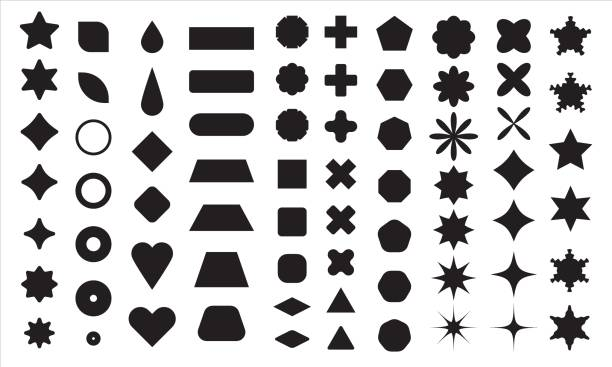
#> input picture L4/forme.jpg, 612 x 367 px
$ python 'extragere plus etichetare pt pixelii din contur.py'
#> lines starting #> are read from the running program, lines starting #| are printed output that depends on the picture; after the words box and inside, x2 and y2 are one past the last pixel; in counts of white or black regions, pixels touching at a corner belong together
# -*- coding: utf-8 -*-
"""
Created on Tue Apr  9 14:35:54 2024

@author: Laborator
"""


import numpy as np
from skimage import io, measure, color
import matplotlib.pyplot as plt
from scipy import signal

plt.close('all')

L=256


img=io.imread('forme.jpg')
#> img is the input picture: shape (367, 612, 3); mean R, G, B 201.3, 200.5, 200.8
dims=np.shape(img)
#> dims = (367, 612, 3)

img=img[:,:,1]
#> img: shape (367, 612)
dims=np.shape(img)
#> dims = (367, 612)

print(dims)
#| (367, 612)

Lines=dims[0]
#> Lines = 367
Columns=dims[1]
#> Columns = 612

Y=img[0:Lines,0:Columns]
fzx=signal.convolve2d(Y,np.array([[0,-1,0],[0,0,0],[0,1,0]]),boundary='symm', mode='same')
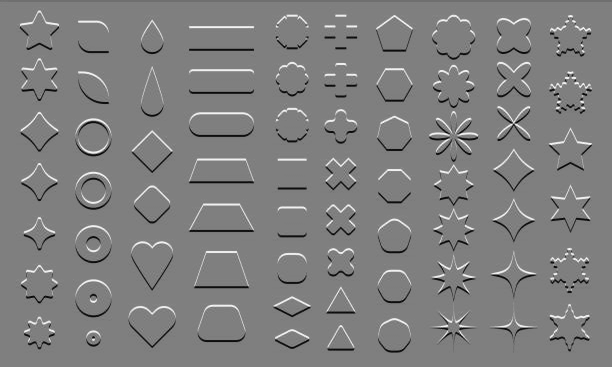
#> fzx: shape (367, 612) int64; min -248, max 249, mean -0.2; drawn with min black and max white
fzy=signal.convolve2d(Y,np.array([[0,0,0],[-1,0,1],[0,0,0]]),boundary='symm', mode='same')
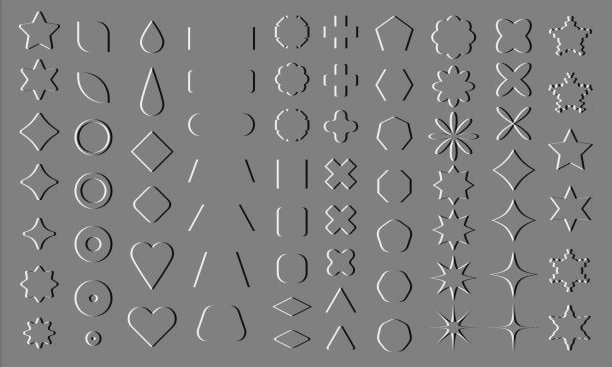
#> fzy: shape (367, 612) int64; min -255, max 252, mean -0.1; drawn with min black and max white
gradY=np.abs(fzx)+np.abs(fzy)
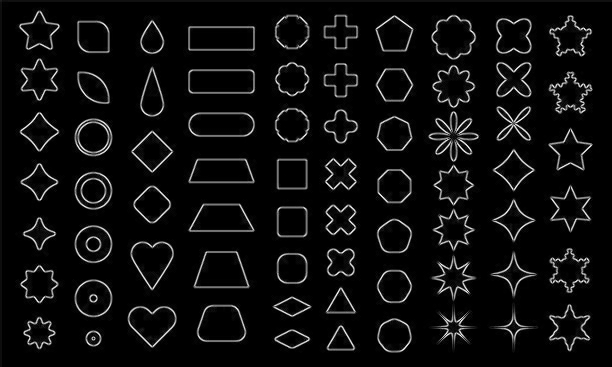
#> gradY: shape (367, 612) int64; min 0, max 464, mean 25.9; drawn with min black and max white
plt.figure(),plt.imshow(gradY,cmap='gray'),plt.colorbar(),plt.show()
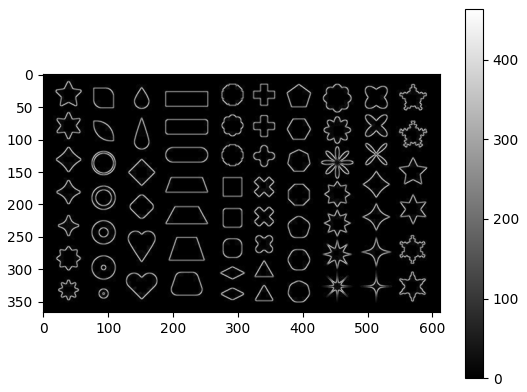
#> figure drawn by matplotlib, 2 panels

gradY=gradY>100
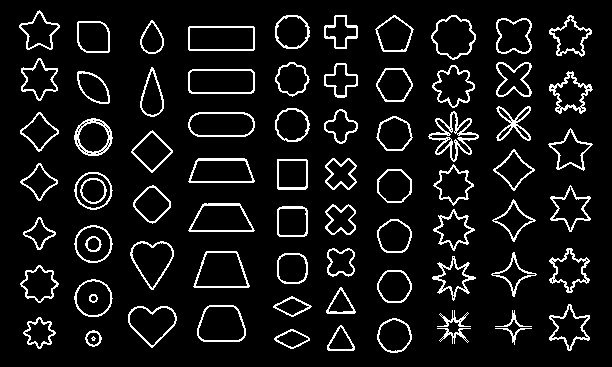
#> gradY: shape (367, 612) bool; 8.5% white in thin lines or dots, all inside (x1, y1, x2, y2) = (19, 10, 593, 353)
plt.figure(),plt.imshow(gradY,cmap='gray'),plt.show()
[LabelImage,nums]=measure.label(gradY,return_num='True')
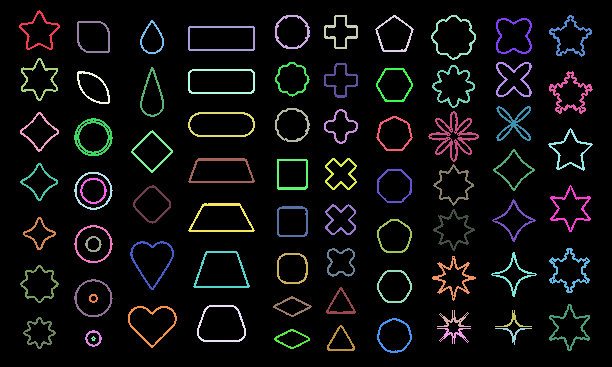
#> LabelImage: shape (367, 612) int32; 77 distinct labels, from 0 to 76; one colour per label, 0 black
#> nums = 76
print(nums)
#| 76
plt.figure(),plt.imshow(LabelImage,cmap="jet"),plt.colorbar(),plt.show()
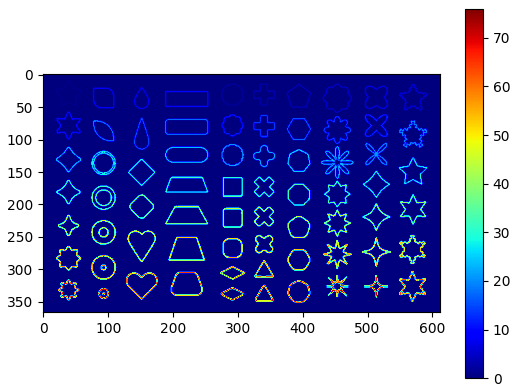
#> figure drawn by matplotlib, 2 panels


##### determini conturul cu perimetrul/ aria maxim/maxima
